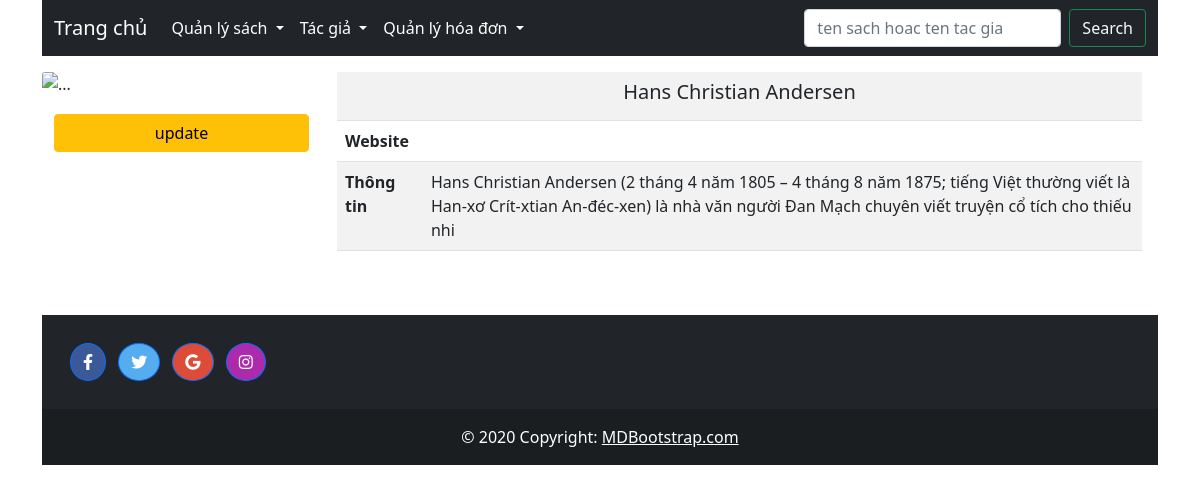
The page /source-code/index.php?page=author-details&author_id=3 on the database its author committed.
### tables this page shows
CREATE TABLE `author` (
  `author_id` int NOT NULL,
  `author_name` varchar(255) NOT NULL,
  `birth_death` varchar(50) DEFAULT NULL,
  `author_image` varchar(255) DEFAULT NULL,
  `website` varchar(255) DEFAULT NULL,
  `description` text
);

### source-code/src/Controller/AuthorController.php (called while the page is built, shortened)
<?php
class AuthorController
{
    protected $authorModel;
    public function __construct(){
        $this->authorModel = new AuthorModel();
    }
    public function showAuthorDetail(){
        $id = (int)$_REQUEST['author_id'];
        $author = $this->authorModel->getAuthorById($id);
        include "src/View/author/author-details.php";
    }
}

### source-code/src/Model/AuthorModel.php (called while the page is built, shortened)
<?php
class AuthorModel
{
    protected $database;
    public function __construct(){
        $db = new DBConnect();
        $this->database = $db->connect();
    }
    public function getAuthorById($id){
        $sql = "SELECT*FROM author WHERE author_id=:id";
        $stmt = $this->database->prepare($sql);
        $stmt->bindValue(':id',$id);
        $stmt->execute();
        return $stmt->fetchAll();
    }
}

### source-code/src/Model/DBConnect.php (called while the page is built, shortened)
<?php
class DBConnect
{
    protected $dns;
    protected $username;
    protected $password;
    public function __construct()
    {
        $this->dns = 'mysql:host=127.0.0.1;dbname=book_shop';
        $this->username = 'root';
        $this->password = 'admin123';
    }
    public function connect()
    {
        try {
            return new PDO($this->dns, $this->username, $this->password);
        }catch(\PDOException $e){
            echo $e->getMessage();
            exit();
        }
    }
}

### source-code/src/View/author/author-details.php (the view)
<?php
    require "src/View/layout/header.php";
?>
    <div class="row my-content col">
            <div class="card mb-3 " style="border: none;">
                <div class="row g-0">
                    <div class="col-lg-3 col-md-6 mb-3 mt-6" style="margin-top: 1.2vw">
                        <div>
                            <img class="card-img-top img-fluid" src="images/<?php echo $author[0]['author_image'] ?>" alt="...">
                        </div>
                        <div class="row add-book" style="margin-top: 1.5vw">
                            <div class="mb-3 col-12 d-grid gap-2">
                                <a  class="btn btn-warning" href="index.php?page=update-author&author_id=<?php echo $author[0]['author_id'] ?>" >update</a>
                            </div>
                        </div>
                    </div>
                    <div class="col-lg-9 col-md-6 mb-3">
                        <div class="card-body">
                            <table class="table-striped table">
                                <tr>
                                    <th colspan="2"><h5 class="card-title text-center"><?php echo $author[0]['author_name'] ?></h5></th>
                                </tr>
                                <tr>
                                    <th><p class="card-text">Website</p></th>
                                    <td><p class="card-text"><a style="text-decoration: none" href="<?php echo $author[0]['website'] ?>"><?php echo $author[0]['website'] ?></a></p></td>
                                </tr>
                                <tr>
                                    <th><p class="card-text">Thông tin</p></th>
                                    <td><p class="card-text"><?php echo $author[0]['description'] ?></p></td>
                                </tr>
                            </table>
                        </div>
                    </div>
                </div>
            </div>
    </div>
<?php
require "src/View/layout/footer.php";
?>

### source-code/CSS/main.css (style rules this page uses)
.card-img-top { width: 100%; height: 28vw; object-fit: cover; }
.add-book { margin-left: 0; margin-right: 0; }

### rows shown on the page
author: author_name "Hans Christian Andersen", description "Hans Christian Andersen (2 tháng 4 năm 1805 – 4 tháng 8 năm 1875; tiếng Việt thường viết là Han-xơ Crít-xtian An-đéc-xen) là nhà văn người Đan Mạch chuyên viết truyện cổ tích cho thiếu nhi"
